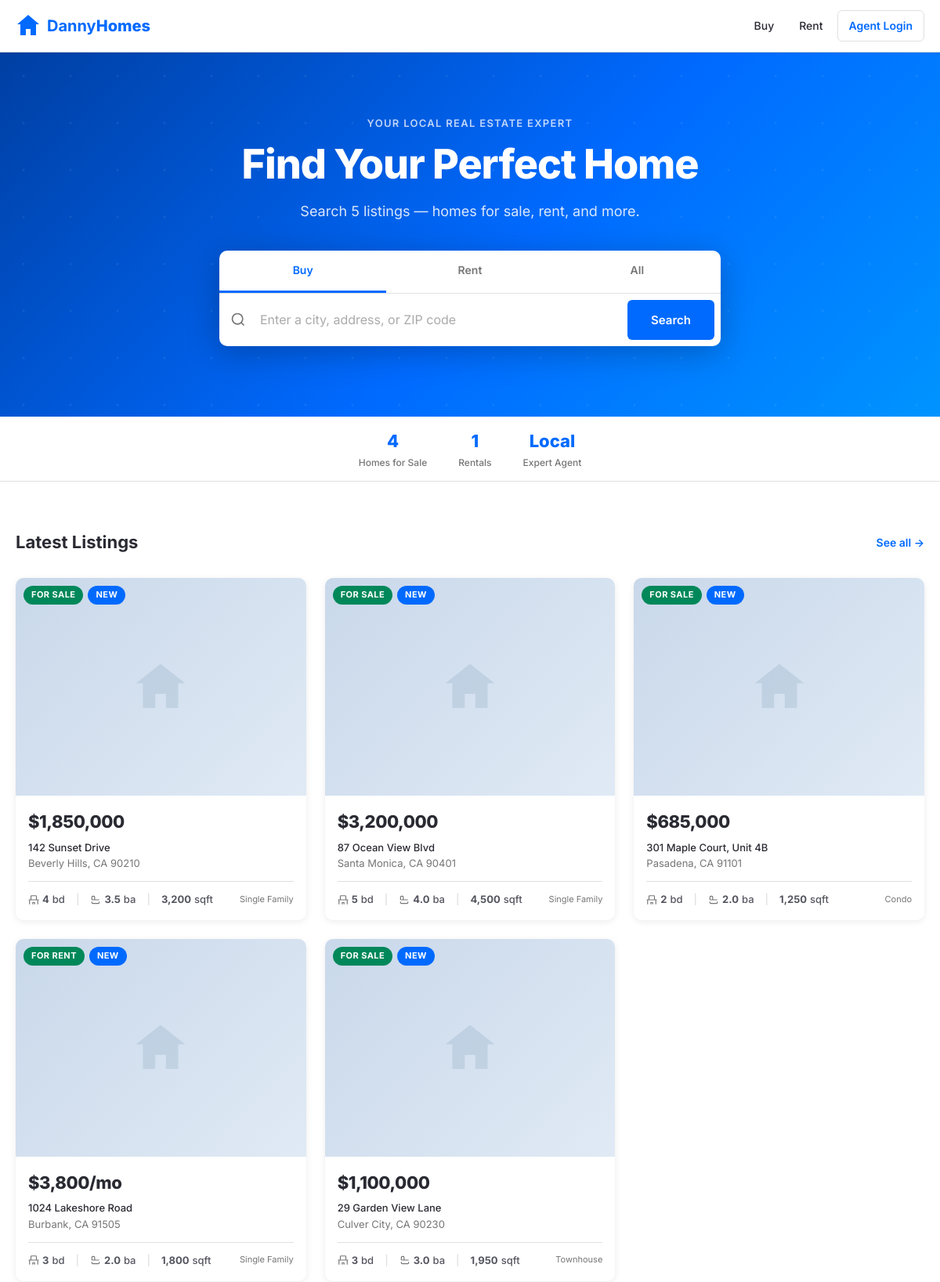
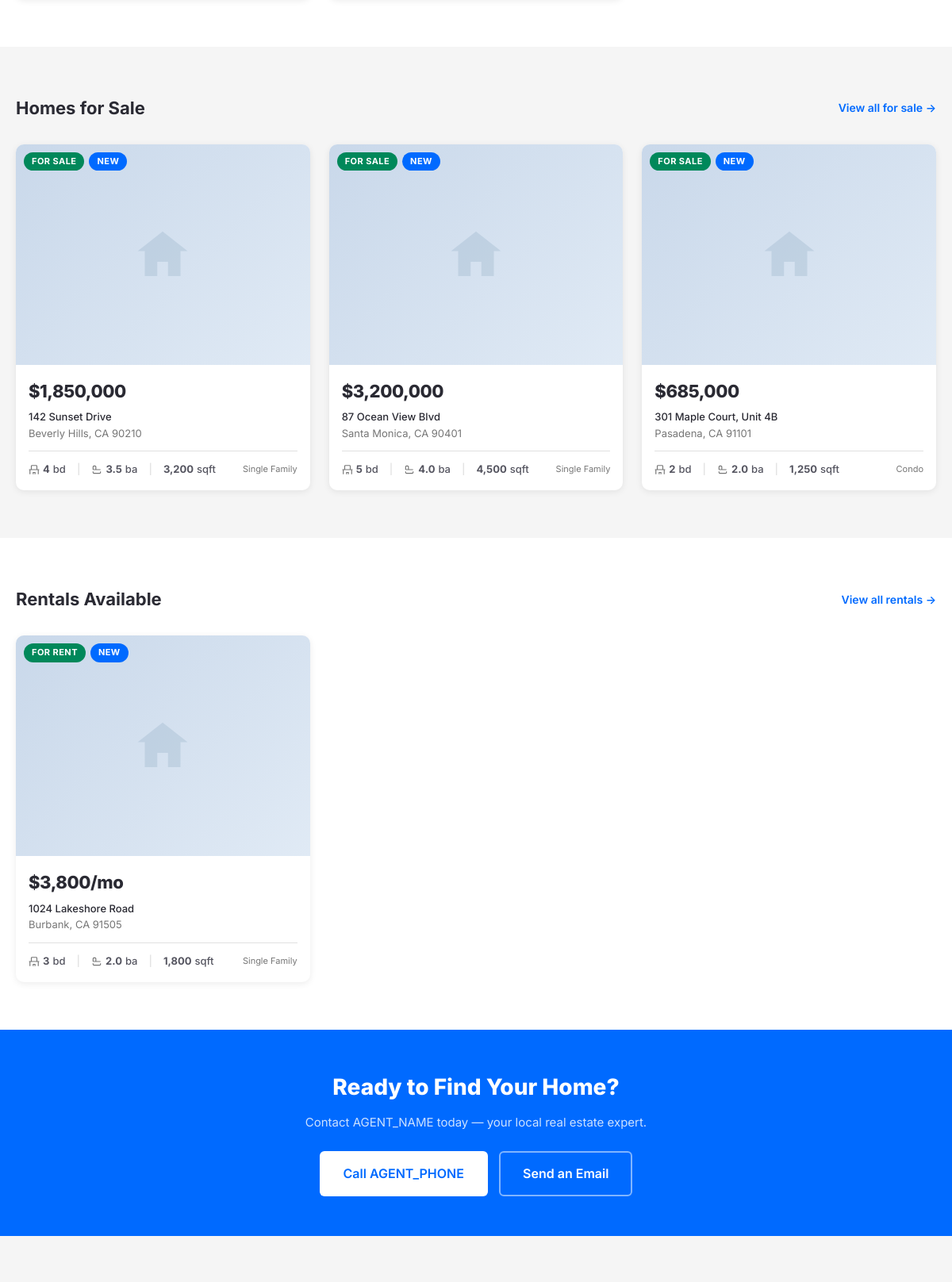
The page /v2/ (upper part) on the database its author committed (2 pictures, top to bottom).
### tables this page shows
CREATE TABLE IF NOT EXISTS `properties` (
  `id`             INT UNSIGNED     NOT NULL AUTO_INCREMENT,
  `address`        VARCHAR(255)     NOT NULL,
  `city`           VARCHAR(100)     NOT NULL,
  `state`          VARCHAR(50)      NOT NULL,
  `zip`            VARCHAR(20)      NOT NULL,
  `price`          DECIMAL(14,2)    NOT NULL,
  `beds`           TINYINT UNSIGNED NOT NULL DEFAULT 0,
  `baths`          DECIMAL(4,1)     NOT NULL DEFAULT 0,
  `sqft`           INT UNSIGNED     NULL,
  `lot_sqft`       INT UNSIGNED     NULL,
  `year_built`     SMALLINT         NULL,
  `property_type`  VARCHAR(50)      NOT NULL DEFAULT 'Single Family',
  `listing_type`   ENUM('sale','rent') NOT NULL DEFAULT 'sale',
  `status`         ENUM('active','pending','sold','off-market') NOT NULL DEFAULT 'active',
  `description`    TEXT             NULL,
  `photos`         JSON             NULL COMMENT 'JSON array of relative image paths',
  `hoa_fee`        DECIMAL(10,2)    NULL,
  `garage`         TINYINT UNSIGNED NULL COMMENT 'number of garage spaces',
  `mls_id`         VARCHAR(100)     NULL COMMENT 'MLS listing number (NULL for manual entries)',
  `source`         ENUM('manual','mls') NOT NULL DEFAULT 'manual',
  `created_at`     TIMESTAMP        NOT NULL DEFAULT CURRENT_TIMESTAMP,
  `updated_at`     TIMESTAMP        NOT NULL DEFAULT CURRENT_TIMESTAMP ON UPDATE CURRENT_TIMESTAMP,
  PRIMARY KEY (`id`),
  INDEX `idx_status`       (`status`),
  INDEX `idx_listing_type` (`listing_type`),
  INDEX `idx_city_state`   (`city`, `state`),
  INDEX `idx_price`        (`price`),
  INDEX `idx_source`       (`source`),
  UNIQUE KEY `uk_mls_id`   (`mls_id`)
);

### v2/includes/db.php (called while the page is built, shortened)
<?php
function db(): PDO {
    static $pdo = null;
    if ($pdo !== null) {
        return $pdo;
    }
    $dsn = sprintf(
        'mysql:host=%s;dbname=%s;charset=%s',
        DB_HOST, DB_NAME, DB_CHARSET
    );
    $options = [
        PDO::ATTR_ERRMODE            => PDO::ERRMODE_EXCEPTION,
        PDO::ATTR_DEFAULT_FETCH_MODE => PDO::FETCH_ASSOC,
        PDO::ATTR_EMULATE_PREPARES   => false,
    ];
    try {
        $pdo = new PDO($dsn, DB_USER, DB_PASS, $options);
    } catch (PDOException $e) {
        error_log('Database connection failed: ' . $e->getMessage());
        http_response_code(503);
        exit('<h1>Service temporarily unavailable</h1><p>Please try again shortly.</p>');
    }
    return $pdo;
}

### v2/index.php (the view, shortened to what this page needs)
<?php
require_once __DIR__ . '/includes/db.php';
require_once __DIR__ . '/includes/functions.php';
$featured = getProperties(['status' => 'active'], 'newest', 1, 6);
$forSale  = getProperties(['type' => 'sale', 'status' => 'active'], 'newest', 1, 3);
$forRent  = getProperties(['type' => 'rent', 'status' => 'active'], 'newest', 1, 3);
$stmtSale = db()->query("SELECT COUNT(*) FROM properties WHERE listing_type='sale' AND status='active'");
$countSale = (int)$stmtSale->fetchColumn();
$stmtRent = db()->query("SELECT COUNT(*) FROM properties WHERE listing_type='rent' AND status='active'");
$countRent = (int)$stmtRent->fetchColumn();
require __DIR__ . '/includes/header.php';
?>
<section class="hero">
  <div class="hero-content container">
    <p class="hero-eyebrow">Your Local Real Estate Expert</p>
    <h1>Find Your Perfect Home</h1>
    <p class="hero-subtitle">Search <?= $countSale + $countRent ?> listings — homes for sale, rent, and more.</p>
    <div class="hero-search">
      <div class="hero-search-tabs">
        <a href="/v2/listings.php?type=sale" class="hero-tab active" data-type="sale">Buy</a>
        <a href="/v2/listings.php?type=rent" class="hero-tab" data-type="rent">Rent</a>
        <a href="/v2/listings.php" class="hero-tab">All</a>
      </div>
      <form class="hero-search-body" action="/v2/listings.php" method="get">
        <span class="hero-search-icon">
          <svg width="20" height="20" viewBox="0 0 24 24" fill="none" stroke="currentColor" stroke-width="2" aria-hidden="true">
            <circle cx="11" cy="11" r="8"/><line x1="21" y1="21" x2="16.65" y2="16.65"/>
          </svg>
        </span>
        <input
          type="search"
          name="q"
          class="hero-search-input"
          placeholder="Enter a city, address, or ZIP code"
          aria-label="Search for a property"
          autocomplete="off"
        >
        <button type="submit" class="btn btn-primary hero-search-btn">Search</button>
      </form>
    </div>
  </div>
</section>
<div class="stats-bar">
  <div class="stats-bar-inner">
    <div class="stat-item">
      <div class="stat-value"><?= number_format($countSale) ?></div>
      <div class="stat-label">Homes for Sale</div>
    </div>
    <div class="stat-item">
      <div class="stat-value"><?= number_format($countRent) ?></div>
      <div class="stat-label">Rentals</div>
    </div>
    <div class="stat-item">
      <div class="stat-value">Local</div>
      <div class="stat-label">Expert Agent</div>
    </div>
  </div>
</div>
<?php if (!empty($featured['rows'])): ?>
<section class="section" style="background:#fff;">
  <div class="container">
    <div class="section-header">
      <h2 class="section-title">Latest Listings</h2>
      <a href="/v2/listings.php" class="section-action">See all &rarr;</a>
    </div>
    <div class="property-grid">
      <?php foreach ($featured['rows'] as $p): ?>
        <?= renderPropertyCard($p) ?>
      <?php endforeach; ?>
    </div>
  </div>
</section>
<?php endif; ?>
<?php if (!empty($forSale['rows'])): ?>
<section class="section">
  <div class="container">
    <div class="section-header">
      <h2 class="section-title">Homes for Sale</h2>
      <a href="/v2/listings.php?type=sale" class="section-action">View all for sale &rarr;</a>
    </div>
    <div class="property-grid">
      <?php foreach ($forSale['rows'] as $p): ?>
        <?= renderPropertyCard($p) ?>
      <?php endforeach; ?>
    </div>
  </div>
</section>
<?php endif; ?>
<?php if (!empty($forRent['rows'])): ?>
<section class="section" style="background:#fff;">
  <div class="container">
    <div class="section-header">
      <h2 class="section-title">Rentals Available</h2>
      <a href="/v2/listings.php?type=rent" class="section-action">View all rentals &rarr;</a>
    </div>
    <div class="property-grid">
      <?php foreach ($forRent['rows'] as $p): ?>
        <?= renderPropertyCard($p) ?>
      <?php endforeach; ?>
    </div>
  </div>
</section>
<?php endif; ?>
<section class="section" style="background:var(--clr-primary); text-align:center; padding: 50px 20px; margin-top:0;">
  <h2 style="color:#fff; font-size:28px; font-weight:800; margin-bottom:10px;">Ready to Find Your Home?</h2>
  <p style="color:rgba(255,255,255,.8); margin-bottom:24px;">Contact <?= e(AGENT_NAME) ?> today — your local real estate expert.</p>
  <a href="tel:<?= e(AGENT_PHONE) ?>" class="btn btn-lg" style="background:#fff; color:var(--clr-primary); margin-right:10px;">
    Call <?= e(AGENT_PHONE) ?>
  </a>
  <a href="mailto:<?= e(AGENT_EMAIL) ?>" class="btn btn-lg btn-outline" style="border-color:rgba(255,255,255,.5); color:#fff;">
    Send an Email
  </a>
</section>
<?php require __DIR__ . '/includes/footer.php'; ?>
<?php
function renderPropertyCard(array $p): string {
    $photo    = firstPhoto($p['photos']);
    $isRent   = ($p['listing_type'] === 'rent');
    $isNew    = isNewListing($p['created_at']);
    $status   = $p['status'];
    $url      = '/property.php?id=' . (int)$p['id'];
    $price    = formatPrice((float)$p['price'], $isRent);
    ob_start(); ?>
    <article class="property-card">
      <a href="<?= e($url) ?>" class="card-photo-wrap" tabindex="-1" aria-hidden="true">
        <?php if ($photo !== '/assets/img/house-placeholder.svg'): ?>
          <img src="<?= e($photo) ?>" alt="<?= e($p['address']) ?>" loading="lazy">
        <?php else: ?>
          <div class="photo-placeholder">
            <svg width="72" height="72" viewBox="0 0 64 64" fill="none" xmlns="http://www.w3.org/2000/svg">
              <path d="M32 6L4 28H12V56H26V40H38V56H52V28H60L32 6Z" fill="#9BB5CB" stroke="none"/>
            </svg>
          </div>
        <?php endif; ?>
        <div class="card-badge-row">
          <?= statusBadge($status, $p['listing_type']) ?>
          <?php if ($isNew && $status === 'active'): ?><span class="badge badge-new">New</span><?php endif; ?>
        </div>
      </a>
      <div class="card-body">
        <a href="<?= e($url) ?>">
          <div class="card-price"><?= e($price) ?></div>
          <div class="card-address">
            <strong><?= e($p['address']) ?></strong><br>
            <?= e($p['city']) ?>, <?= e($p['state']) ?> <?= e($p['zip']) ?>
          </div>
        </a>
        <div class="card-stats">
          <span class="card-stat">
            <svg width="14" height="14" viewBox="0 0 24 24" fill="none" stroke="currentColor" stroke-width="2" aria-hidden="true"><path d="M3 22V12M21 22V12M1 12h22M6 12V4.5C6 3.7 6.7 3 7.5 3h9c.8 0 1.5.7 1.5 1.5V12M10 22V18h4v4"/></svg>
            <strong><?= (int)$p['beds'] ?></strong> bd
          </span>
          <span class="card-stat-sep">|</span>
          <span class="card-stat">
            <svg width="14" height="14" viewBox="0 0 24 24" fill="none" stroke="currentColor" stroke-width="2" aria-hidden="true"><path d="M4 12h16M4 12V6a2 2 0 0 1 2-2h2a2 2 0 0 1 2 2v6M4 16v2a2 2 0 0 0 2 2h12a2 2 0 0 0 2-2v-2"/></svg>
            <strong><?= number_format((float)$p['baths'], 1) ?></strong> ba
          </span>
          <?php if ($p['sqft']): ?>
          <span class="card-stat-sep">|</span>
          <span class="card-stat"><strong><?= number_format((int)$p['sqft']) ?></strong> sqft</span>
          <?php endif; ?>
          <span class="card-type-badge"><?= e($p['property_type']) ?></span>
        </div>
      </div>
    </article>
    <?php return ob_get_clean();
}
?>

### v2/includes/functions.php (shortened to what this page needs)
<?php
require_once __DIR__ . '/db.php';
function formatPrice(float $price, bool $isRent = false): string {
    $fmt = '$' . number_format($price, 0);
    return $isRent ? $fmt . '/mo' : $fmt;
}
function e(string $s): string {
    return htmlspecialchars($s, ENT_QUOTES, 'UTF-8');
}
function decodePhotos(mixed $json): array {
    $decoded = is_string($json) ? json_decode($json, true) : $json;
    return is_array($decoded) ? $decoded : [];
}
function firstPhoto(mixed $json): string {
    $photos = decodePhotos($json);
    return !empty($photos) ? UPLOAD_URL . $photos[0] : '/assets/img/house-placeholder.svg';
}
function isNewListing(string $createdAt): bool {
    return strtotime($createdAt) >= strtotime('-7 days');
}
function statusBadge(string $status, string $listingType): string {
    $labels = [
        'active'     => ($listingType === 'rent') ? 'For Rent' : 'For Sale',
        'pending'    => 'Pending',
        'sold'       => 'Sold',
        'off-market' => 'Off Market',
    ];
    $label = $labels[$status] ?? ucfirst($status);
    return '<span class="badge badge-' . e($status) . '">' . e($label) . '</span>';
}
function getProperties(array $filters = [], string $sort = 'newest', int $page = 1, int $perPage = 12): array {
    $where  = ['p.status != "off-market"'];
    $params = [];
    if (!empty($filters['type'])) {
        $where[]          = 'p.listing_type = :type';
        $params[':type']  = $filters['type'];
    }
    if (!empty($filters['status'])) {
        $where[]            = 'p.status = :status';
        $params[':status']  = $filters['status'];
    }
    $sortClause = match($sort) {
        'price_asc'  => 'p.price ASC',
        'price_desc' => 'p.price DESC',
        'beds_desc'  => 'p.beds DESC',
        'sqft_desc'  => 'p.sqft DESC',
        default      => 'p.created_at DESC',
    };
    $whereStr = implode(' AND ', $where);
    $offset   = ($page - 1) * $perPage;
    $countSql  = "SELECT COUNT(*) FROM properties p WHERE $whereStr";
    $countStmt = db()->prepare($countSql);
    $countStmt->execute($params);
    $total = (int)$countStmt->fetchColumn();
    $sql  = "SELECT * FROM properties p WHERE $whereStr ORDER BY $sortClause LIMIT :limit OFFSET :offset";
    $stmt = db()->prepare($sql);
    foreach ($params as $k => $v) {
        $stmt->bindValue($k, $v);
    }
    $stmt->bindValue(':limit',  $perPage, PDO::PARAM_INT);
    $stmt->bindValue(':offset', $offset,  PDO::PARAM_INT);
    $stmt->execute();
    $rows = $stmt->fetchAll();
    return [
        'rows'       => $rows,
        'total'      => $total,
        'page'       => $page,
        'per_page'   => $perPage,
        'last_page'  => (int)ceil($total / $perPage),
    ];
}

### rows shown on the page
properties: label "FOR SALE", shows "NEW", price "$1,850,000", address "142 Sunset Drive", city "Beverly Hills", state "CA", zip "90210", beds "4", baths "3.5", sqft "3,200", property_type "Single Family"
properties: label "FOR SALE", shows "NEW", price "$3,200,000", address "87 Ocean View Blvd", city "Santa Monica", state "CA", zip "90401", beds "5", baths "4.0", sqft "4,500", property_type "Single Family"
properties: label "FOR SALE", shows "NEW", price "$685,000", address "301 Maple Court, Unit 4B", city "Pasadena", state "CA", zip "91101", beds "2", baths "2.0", sqft "1,250", property_type "Condo"
properties: label "FOR RENT", shows "NEW", price "$3,800/mo", address "1024 Lakeshore Road", city "Burbank", state "CA", zip "91505", beds "3", baths "2.0", sqft "1,800", property_type "Single Family"
properties: label "FOR SALE", shows "NEW", price "$1,100,000", address "29 Garden View Lane", city "Culver City", state "CA", zip "90230", beds "3", baths "3.0", sqft "1,950", property_type "Townhouse"

### other values the page prints
$countSale + $countRent "5"
$countSale "4"
$countRent "1"
AGENT_NAME "AGENT_NAME"
AGENT_PHONE "AGENT_PHONE"
